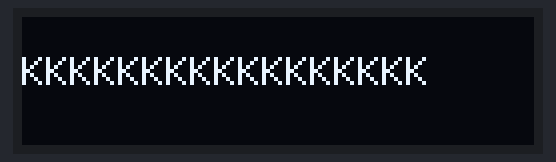
This sketch was run on a simulated Arduino Uno, built with avr-gcc and run on an emulated ATmega328P. On the bench: 128×32 one-colour display.

Above: at 0.1 s.

The sketch:

sketch_OLED.ino
```cpp
 /*******************************************************************************
*
*    Projeto: Hello Word! - COMUNICAÇÃO I2C
*    Data: 30/09/2020
*            http://squids.com.br/arduino
*
*******************************************************************************/
#include <SPI.h>
#include <Wire.h>
#include <Adafruit_GFX.h>
#include <Adafruit_SSD1306.h>

const byte SCREEN_WIDTH = 128; // OLED display width, in pixels
const byte SCREEN_HEIGHT = 32; // OLED display height, in pixels

// Declaration for an SSD1306 display connected to I2C (SDA, SCL pins)
const int OLED_RESET = -1; // Reset pin # (or -1 if sharing Arduino reset pin)
Adafruit_SSD1306 display(SCREEN_WIDTH, SCREEN_HEIGHT, &Wire, OLED_RESET);

void setup() {

// initialize with the I2C addr 0x3C
display.begin(SSD1306_SWITCHCAPVCC, 0x3C);

// Clear the buffer.
display.clearDisplay();

// Display Text "Hello Word"
display.clearDisplay();
display.setTextSize(1);
display.setTextColor(WHITE);
display.setCursor(0,10);
display.println("KKKKKKKKKKKKKKKKK");
display.display();
}

void loop() {}
```
